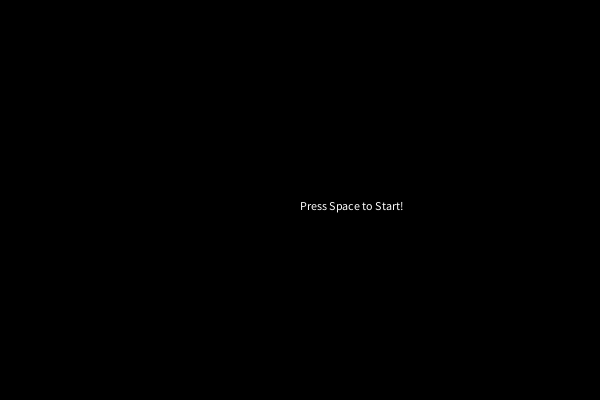
Frame 1 (no input)
Frame 60 (the mouse pressed at the canvas centre just before this capture): identical to frame 1, image omitted
Frame 120 (the mouse held since frame 60 and released just before this capture): identical to frame 1, image omitted

The Processing sketch that drew this single still picture (run headless with seeded random() and noise(); from frame 60 on, the mouse is pressed at the canvas centre):

// Processing sketch: processing_94239
// ── processing_94239.pde

/*
Ani Gubba
*/

boolean gameStart = false;
int count = 0;
boolean gameFinished = false;
int h1=1;
int h2=1;
int h3 = 1;
void setup()
{
  size(600, 400);
  smooth();
 // noCursor();
}
void draw()
{
  bars s = new bars(10,20,35);
  if(gameStart){
    if (mouseX > 0 && mouseX <= 100) {
      background(0);
      count = 1;
      s.display();
      text("2000-(First bar: 3.8%) (Second bar: 4%) (Third bar: 2.4%)",width-480,height-90);
      
    }
    else if (mouseX > 100 && mouseX <= 200) {
      background(0);
      count =2;
      s.display();
     text("2002-(First bar: 4.4%) (Second bar: 5.9%) (Third bar: 4.1%)",width-470,height-90);
    }
    else if (mouseX > 200 && mouseX <= 300) {
      background(0);
      count = 3;
      s.display();
      text("2004-(First bar: 4.2%) (Second bar: 5.7%) (Third bar: 3.9%)",width-460,height-90);
    }
      else  if (mouseX > 300 && mouseX <= 400) {
        background(0);
        count = 4;
        s.display();
      text("2006-(First bar: 3.9%) (Second bar: 5%) (Third bar: 3%)",width-450,height-90);
    }
      else  if (mouseX > 400 && mouseX <= 500) {
        background(0);
        count =5 ;
        s.display();
      text("2008-(First bar: 3.2%) (Second bar: 4.9%) (Third bar: 3.1%)",width-440,height-90);
    }
      else  if (mouseX > 500 && mouseX <= 600) {
        background(0);
        count  = 6;
        s.display();
      text("2010-(First bar: 8%) (Second bar: 9.9%) (Third bar: 7.2%)",width-430,height-90);
    }
  }
  else{
    background(0); 
        text("Press Space to Start!",width-300,height-190);
  }
}

void keyPressed()
{
  gameStart = true;
  
}

class bars{
  float x,y;
  bars (int barh1, int barh2, int barh3){
    h1=barh1;
    h2=barh2;
    h3=barh3;
  }
  void display(){
  //2000
   text("Maryland unemployment - National unemployment - Virginia unemployment",width-500,height-30);
   text("Maryland and Virginia Unemployment Versus the US Unemployment Rate",width-480,height-350);
    if(count == 1){
      rect(50,250,500,2);     //add some text at top of each bar (number value)
    rect(250, 212, 30, 38); //unemployment MD - 3.8%
    rect(285, 210, 30, 40);//unemployment Natl - 
    rect(320, 226, 30, 24);
  }
      if(count == 2){
      rect(50,250,500,2);     //add some text at top of each bar (number value)
    rect(250, 206, 30, 44); //4.4%
    rect(285, 191, 30, 59);
    rect(320, 209, 30, 41);
  }
      if(count == 3){
      rect(50,250,500,2);     //add some text at top of each bar (number value)
    rect(250, 208, 30, 42);//4.2%
    rect(285, 193, 30, 57);
    rect(320, 211, 30, 39);
  }
      if(count ==4){
      rect(50,250,500,2);     //add some text at top of each bar (number value)
    rect(250, 211, 30, 39);//3.9%
    rect(285, 200, 30, 50);
    rect(320, 220, 30, 30);
  }
      if(count == 5){
      rect(50,250,500,2);     //add some text at top of each bar (number value)
    rect(250, 218, 30, 32);//3.2%
    rect(285, 201, 30, 49);
    rect(320, 219, 30, 31);
  }
      if(count == 6){
      rect(50,250,500,2);     //add some text at top of each bar (number value)
    rect(250, 170, 30, 80);//8%
    rect(285, 151, 30, 99);
    rect(320, 178, 30, 72);
  }
  }
  
  
}

void mousePressed(){
background(0);
}

  
  void display()
  {
    stroke(0);
    fill(200);
  }
